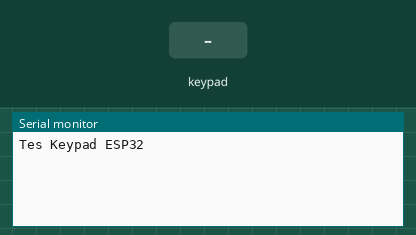
Recording of a sketch running on a simulated ESP32. On the bench: the last lines printed to the serial monitor. The inputs (shaded band) are chosen by the test bench.

Above: at 1.2 s.
1.3 s: key '1' pressed
At 2.5 s:
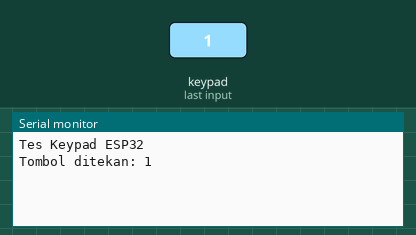
2.8 s: keypad keys 1 5 2 4 5 # pressed 0.4 s apart
At 5.2 s:
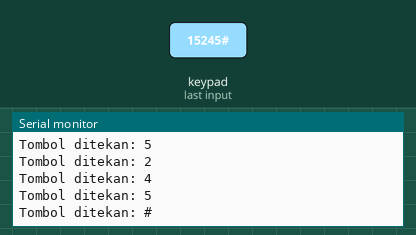
6.7 s: key 'A' pressed
At 7.9 s:
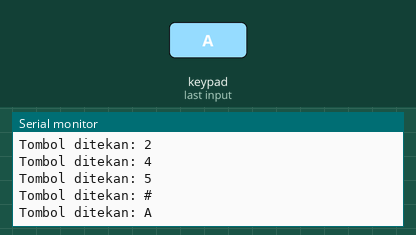
8.2 s: keypad keys 1 5 2 4 5 * pressed 0.4 s apart
At 10.6 s:
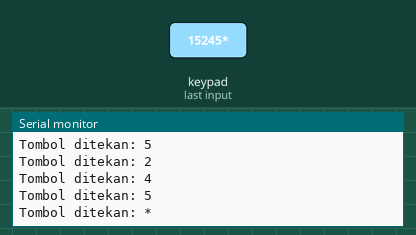
12.1 s: key 'B' pressed
At 13.0 s:
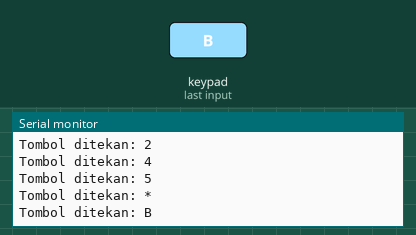
13.6 s: keypad keys 1 5 2 4 5 D pressed 0.4 s apart
At 16.9 s:
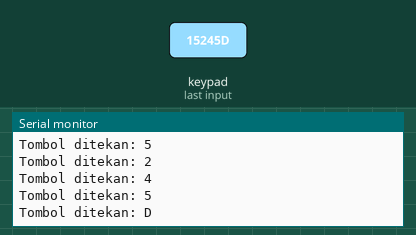
Timing chart, 0 to 18.4 s (numbered marks = the images above; inputs shaded):
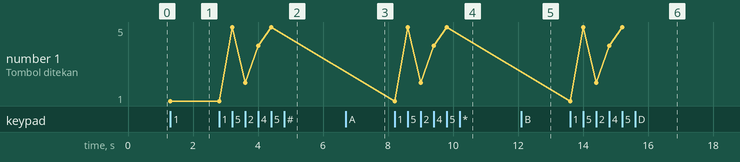

Measured:
- after the input at 1.3 s, the serial monitor: prints a new line at once (image 1)
- after the input at 2.8 s, the serial monitor: prints a new line after 0.41 s (image 2)
- after the input at 6.7 s, the serial monitor: prints a new line at once (image 3)
- after the input at 8.2 s, the serial monitor: prints a new line at once (image 4)
- after the input at 12.1 s, the serial monitor: prints a new line at once (image 5)
- after the input at 13.6 s, the serial monitor: prints a new line at once (image 6)
- plotted number 1: 1 → 5 after the input at 2.8 s

The sketch:

keypad2.ino
```cpp
#include <Keypad.h>

// Jumlah baris dan kolom keypad
const byte ROWS = 4; // jumlah baris
const byte COLS = 4; // jumlah kolom

// Susunan tombol keypad sesuai hardware
char keys[ROWS][COLS] = {
  {'1','2','3','A'},
  {'4','5','6','B'},
  {'7','8','9','C'},
  {'*','0','#','D'}
};

// Pin yang dipakai untuk baris dan kolom keypad (ubah sesuai pin ESP32 yang kamu pakai)
byte rowPins[ROWS] = {15, 2, 4, 5};     // pin untuk baris
byte colPins[COLS] = {23, 13, 12, 14};  // pin untuk kolom

// Inisialisasi keypad
Keypad keypad = Keypad(makeKeymap(keys), rowPins, colPins, ROWS, COLS);

void setup() {
  Serial.begin(115200);
  Serial.println("Tes Keypad ESP32");
}

void loop() {
  char key = keypad.getKey(); // ambil tombol yang ditekan

  if (key) { // kalau ada tombol ditekan
    Serial.print("Tombol ditekan: ");
    Serial.println(key);
  }
}
```
